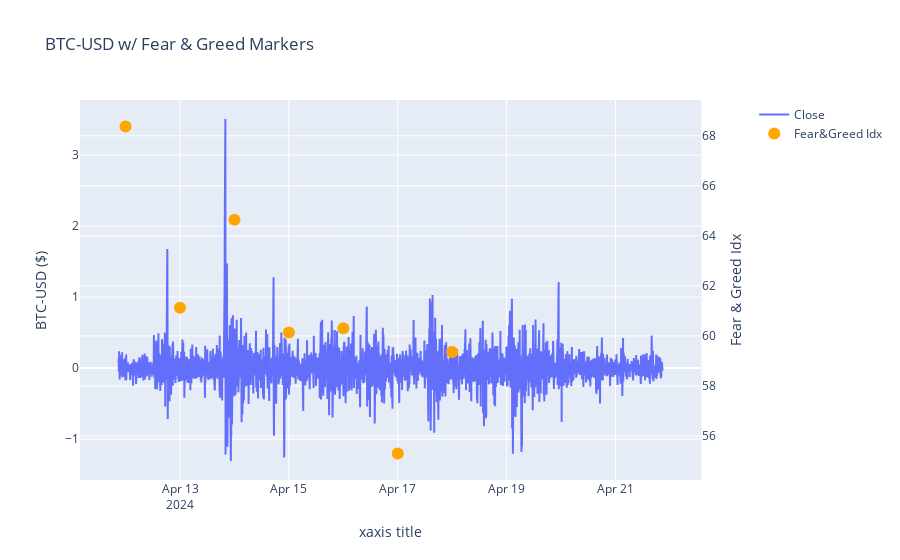

Here is the notebook cell this chart was saved with:
### Code cell
import plotly.graph_objects as go
from plotly.subplots import make_subplots

# Create figure with secondary y-axis
fig = make_subplots(specs=[[{"secondary_y": True}]])

# Add traces
fig.add_trace(
    go.Line(x=combined_df['tradetime'], y=combined_df['log_pcnt_change'], name="Close"),
    secondary_y=False,
)

fig.add_trace(
    go.Scatter(x=combined_df['tradetime'], y=combined_df['Fear & greed index'], name="Fear&Greed Idx", mode="markers", marker=dict(size=12, color='orange')),
    secondary_y=True
    )

# Add figure title
fig.update_layout(
    title_text="BTC-USD w/ Fear & Greed Markers"
)

# Set x-axis title
fig.update_xaxes(title_text="xaxis title")

# Set y-axes titles
fig.update_yaxes(title_text="BTC-USD ($)", secondary_y=False)
fig.update_yaxes(title_text="Fear & Greed Idx", secondary_y=True)

fig.show()

### Figure 1 — Plotly figure (JSON) as saved in the notebook; plotly's stock layout.template omitted (floating-point values rounded to 4 significant figures; data arrays with more than 128 entries replaced by an {"elided": "..."} marker saying what was removed)
{"data": [{"name": "Close", "type": "scatter", "x": {"elided": "2880 str values"}, "xaxis": "x", "y": {"elided": "2880 float values"}, "yaxis": "y"}, {"marker": {"color": "orange", "size": 12}, "mode": "markers", "name": "Fear&Greed Idx", "type": "scatter", "x": {"elided": "2880 str values"}, "xaxis": "x", "y": {"elided": "2880 float values"}, "yaxis": "y2"}], "layout": {"title": {"text": "BTC-USD w/ Fear & Greed Markers"}, "xaxis": {"anchor": "y", "domain": [0, 0.94], "title": {"text": "xaxis title"}}, "yaxis": {"anchor": "x", "domain": [0, 1], "title": {"text": "BTC-USD ($)"}}, "yaxis2": {"anchor": "x", "overlaying": "y", "side": "right", "title": {"text": "Fear & Greed Idx"}}}}
